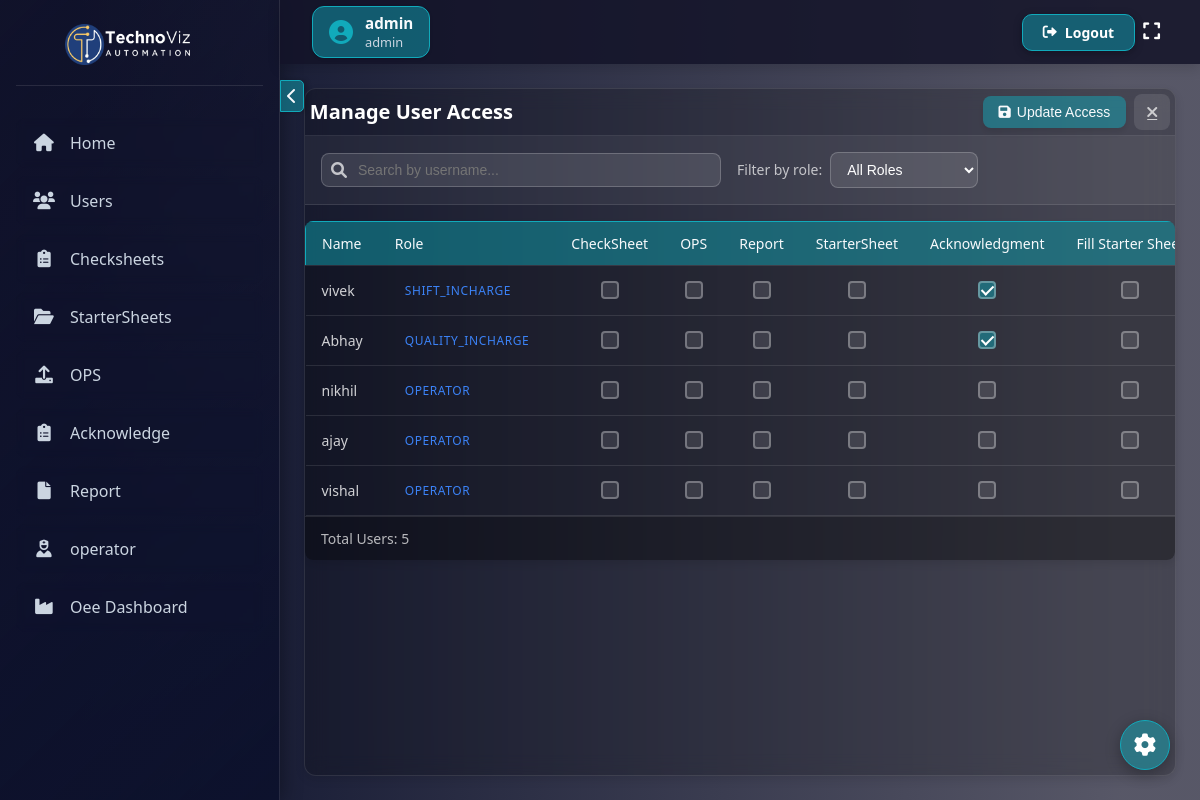
The page /manage-access/ (signed in) on the database its author committed.
### checksheet1/models.py (models this page shows, shortened)
class CustomUser(AbstractUser):
    ROLE_CHOICES = [
        ("admin", "Admin"),
        ("quality_incharge", "Quality Incharge"),
        ("shift_incharge", "Shift Incharge"),
        ("operator", "Operator"),
    ]
    username = models.CharField(max_length=150, unique=False)
    employee_id = models.CharField(max_length=20, unique=True)  # New field
    role = models.CharField(max_length=20, choices=ROLE_CHOICES, default="admin")
    phone_number = models.CharField(max_length=15, blank=True, null=True)
    USERNAME_FIELD = "employee_id"  # Use employee_id for authentication
    REQUIRED_FIELDS = ["username", "email"]  # Keep username for internal use

### checksheet1/views.py (the view, shortened to what this page needs)
# urls.py: path("manage-access/", manage_access, name="manage_access"),
@login_required
@user_passes_test(lambda user: user.role == "admin")  # Only admin can access
def manage_access(request):
    users = User.objects.exclude(role="admin")  # Exclude admin itself
    pages = {
        "all_checksheets": "CheckSheet",
        "upload_poc": "OPS",
        "report": "Report",
        "all_startersheet": "StarterSheet",
        "acknowledgment_list": "Acknowledgment",
        "fill_starter_sheet": "Fill Starter Sheet",
        "fill_checksheet_detail": "Fill CheckSheet",
        "form_request_view": "Request Back Data",
        "home": "Dashboard",
    }
    access_data = PageAccess.objects.filter(user__in=users)
    user_access = {user.id: set() for user in users}
    for access in access_data:
        if access.has_access:
            user_access[access.user.id].add(access.page_name)
    for user in users:
        user.access_pages = user_access.get(user.id, set())
    return render(
        request,
        "checksheet/manage_access.html",
        {
            "users": users,
            "pages": pages,
        },
    )

### checksheet1/context_processors.py (called while the page is built)
def pending_requests_count(request):
    if request.user.is_authenticated and request.user.role == "admin":
        count = PasswordResetRequest.objects.filter(status="pending").count()
        return {"pending_requests_count": count}
    return {}

### checksheet1/templatetags/custom_tags.py (called while the page is built)
@register.filter
def has_page_access(user, page_name):
    if user.is_authenticated and user.role == "admin":
        return True  # Admin has all access
    return PageAccess.objects.filter(
        user=user, page_name=page_name, has_access=True
    ).exists()

### checksheet1/templates/checksheet/manage_access.html (shortened to what this page needs)
{% extends 'checksheet/base.html' %}
{% load static %}
{% block extra_css %}
<link rel="stylesheet" href="{% static 'css/manage_access.css' %}">
{% endblock %}
{% block content %}
<div class="page-container">
    <div class="header">
        <h2 class="page-title">Manage User Access</h2>
        <div class="buttons-container">
            <button type="submit" form="access-form" class="submit-btn">
                <i class="fas fa-save"></i> Update Access
            </button>
            <a href="{% url 'user_list' %}" class="back-button">
                <i class="fas fa-times"></i>
            </a>
        </div>
    </div>
    <div class="search-container">
        <div class="search-input-container">
            <i class="fas fa-search search-icon"></i>
            <input type="text" id="searchInput" class="search-input" placeholder="Search by username...">
        </div>
        <div class="filter-options">
            <span class="filter-label">Filter by role:</span>
            <select id="roleFilter" class="filter-select">
                <option value="">All Roles</option>
            </select>
        </div>
    </div>
    <div class="search-results" id="searchResults"></div>
    <form method="post" id="access-form">
        <div class="table-responsive">
            <table class="access-table">
                <thead>
                    <tr>
                        <th>Name</th>
                        <th>Role</th>
                        {% for key, label in pages.items %}
                            <th>{{ label }}</th>
                        {% endfor %}
                    </tr>
                </thead>
                <tbody>
                    {% for user in users %}
                    <tr>
                        <td class="username">{{ user.username }}</td>
                        <td><span class="role-chip">{{ user.role }}</span></td>
                        {% for key, label in pages.items %}
                        <td style="text-align: center;">
                            <input type="checkbox"
                                    name="access_{{ user.id }}_{{ key }}"
                                    value="1"
                                    {% if key in user.access_pages %} checked {% endif %}>
                        </td>
                        {% endfor %}
                    </tr>
                    {% endfor %}
                </tbody>
            </table>
            <div class="pagination">
                <div class="pagination-info">
                    <span>Total Users: {{ users|length }}</span>
                </div>
            </div>
        </div>
    </form>
</div>
{% endblock %}

### checksheet1/templates/checksheet/base.html (shortened to what this page needs)
<!DOCTYPE html>
<html lang="en">
<head>
    {% load custom_tags %}
    {% load static %}
    <link href="https://cdnjs.cloudflare.com/ajax/libs/font-awesome/6.0.0/css/all.min.css" rel="stylesheet">
    <link rel="stylesheet" href="{% static 'css/base.css' %}">
    {% block extra_css %}
  {% endblock%}
</head>
<body>
    {% if request.user.is_authenticated %}
    <nav class="navbar">
        <div class="navbar-left" style="display: flex; align-items: center;">
            <div class="user-info">
                <i class="fas fa-user-circle"></i>
                <div class="user-details">
                    <span class="user-name">{{ request.user.username }}</span>
                    <span class="user-role">{{ request.user.role|default:"No role" }}</span>
                </div>
            </div>
        </div>
        <a href="{% url 'logout' %}" class="logout-btn">
            <i class="fas fa-sign-out-alt"></i>
            Logout
        </a>
         <button class="fullscreen-btn" onclick="toggleFullScreen()" title="Toggle Full Screen">
                <i class="fas fa-expand"></i>
            </button>
    </nav>
    {% endif %}
    <button class="sidebar-toggle" onclick="toggleSidebar()">
        <i class="fas fa-chevron-left"></i>
    </button>
    <div class="sidebar">
        <div class="sidebar-header">
            <h3>
                <img src="{% static 'images/logo.jpg' %}" alt="Expanded Logo" class="sidebar-logo logo-toggle logo-expanded">
            </h3>
        </div>
        {% if request.user.is_authenticated %}
        {% if request.user|has_page_access:"home" %}
        <a href="{% url 'home' %}"><i class="fas fa-home"></i><span class="sidebar-text">Home</span></a>
        {% endif %}
        {% if request.user|has_page_access:"user_list" %}
        <a href="{% url 'user_list' %}"><i class="fas fa-users"></i><span class="sidebar-text">Users</span></a>
        {% endif %}
        {% if request.user|has_page_access:"all_checksheets" %}
        <a href="{% url 'all_checksheets' %}"><i class="fas fa-clipboard-list"></i><span class="sidebar-text">Checksheets</span></a>
        {% endif %}
        {% if request.user|has_page_access:"all_startersheet" %}
        <a href="{% url 'all_startersheet' %}"><i class="fas fa-folder-open"></i><span class="sidebar-text">StarterSheets</span></a>
        {% endif %}
        {% if request.user|has_page_access:"upload_poc" %}
        <a href="{% url 'upload_poc' %}"><i class="fas fa-upload"></i><span class="sidebar-text">OPS</span></a>
        {% endif %}
        {% if request.user|has_page_access:"acknowledgment_list" %}
        <a href="{% url 'acknowledgment_list' %}"><i class="fas fa-clipboard-list"></i><span class="sidebar-text">Acknowledge</span></a>
        {% endif %}
        {% if request.user|has_page_access:"report" %}
        <a href="{% url 'report' %}"><i class="fas fa-file"></i><span class="sidebar-text">Report</span></a>
        {% endif %}
        <a href="{% url 'operator_dashboard' %}"><i class="fa-solid fa-user-nurse"></i><span class="sidebar-text">operator</span></a>
        <a href="http://abhay188.pythonanywhere.com/"><i class="fa-solid fa-industry"></i><span class="sidebar-text">Oee Dashboard</span></a>
        {% endif %}
    </div>
    <div class="content">
        <div class="content-inner">
            {% block content %}{% endblock %}
        </div>
        <div class="settings-float" id="settingsFloat">
            <i class="fas fa-cog"></i>
        </div>
    </div>
</body>
</html>

### checksheet1/static/css/manage_access.css (style rules this page uses)
.table-responsive { scrollbar-color: #1a1f2694 rgba(255, 255, 255, 0.1); scrollbar-width: thin; }
.page-container { max-width: 1400px; margin: 0 auto; padding: 0; }
.header { display: flex; justify-content: space-between; align-items: center; padding: 0.3rem; margin-bottom: 0; border-bottom: 1px solid rgba(255, 255, 255, 0.1); }
.page-title { color: #ffffff; font-size: 1.25rem; font-weight: 600; }
.table-responsive { overflow-x: auto; width: 100%; background-color: rgba(0, 0, 0, 0.2); border-radius: 8px; box-shadow: 0 4px 10px rgba(0, 0, 0, 0.1); margin-bottom: 1.5rem; }
.access-table { width: 100%; border-collapse: collapse; }
.access-table thead { background: var(--accent-color); border: 1.5px solid var(--accent-color-solid); }
.access-table th { padding: 12px 16px; text-align: left; font-weight: 500; color: var(--text-light); font-size: 0.875rem; border-bottom: 1px solid rgba(255, 255, 255, 0.1); white-space: nowrap; }
.access-table td { padding: 12px 16px; text-align: left; border-bottom: 1px solid rgba(255, 255, 255, 0.1); color: rgba(255, 255, 255, 0.8); font-size: 0.875rem; font-weight: 400; vertical-align: middle; }
.access-table input[type="checkbox"] { appearance: none; -webkit-appearance: none; width: 18px; height: 18px; background-color: rgba(255, 255, 255, 0.1); border: 2px solid rgba(255, 255, 255, 0.3); border-radius: 4px; cursor: pointer; position: relative; transition: all 0.2s ease; margin: 0 auto; display: block; }
.access-table input[type="checkbox"]:checked { background-color: var(--accent-color); }
.access-table input[type="checkbox"]:checked::after { content: ''; position: absolute; left: 4px; top: 0px; width: 5px; height: 10px; border: solid white; border-width: 0 2px 2px 0; transform: rotate(45deg); }
.submit-btn { display: inline-flex; align-items: center; background: var(--accent-color); color: var(--text-light); padding: 8px 16px; border-radius: 8px; font-size: 0.875rem; font-weight: 500; border: none; cursor: pointer; box-shadow: 0 4px 6px rgba(0, 0, 0, 0.1); transition: all 0.3s ease; text-decoration: none; }
.submit-btn i { margin-right: 6px; }
.back-button { display: inline-flex; align-items: center; justify-content: center; width: 36px; height: 36px; border-radius: 8px; background-color: rgba(255, 255, 255, 0.1); color: rgba(255, 255, 255, 0.7); border: none; cursor: pointer; transition: all 0.2s; }
.username { font-weight: 500; color: #ffffff; }
.role-chip { display: inline-flex; padding: 4px 10px; border-radius: 9999px; font-size: 0.75rem; font-weight: 500; color: #3b82f6; text-transform: uppercase; letter-spacing: 0.05em; max-width: 100%; white-space: nowrap; overflow: hidden; text-overflow: ellipsis; }
.pagination { display: flex; justify-content: space-between; align-items: center; padding: 12px 16px; background-color: rgba(0, 0, 0, 0.2); border-top: 1px solid rgba(255, 255, 255, 0.1); font-size: 0.875rem; color: rgba(255, 255, 255, 0.7); border-bottom-left-radius: 8px; border-bottom-right-radius: 8px; }
.content-inner { background: rgba(0, 0, 0, 0.2); border-radius: 0.75rem; box-shadow: 0 4px 10px rgba(0, 0, 0, 0.1); padding: 0 !important; height: 100%; }
.buttons-container { display: flex; gap: 8px; align-items: center; flex-wrap: wrap; }
.search-container { display: flex; align-items: center; padding: 1rem 1rem; background-color: rgba(255, 255, 255, 0.05); border-bottom: 1px solid rgba(255, 255, 255, 0.1); }
.search-input-container { position: relative; max-width: 400px; width: 100%; }
.search-input { width: 100%; padding: 8px 16px; padding-left: 36px; border: 1px solid rgba(255, 255, 255, 0.2); border-radius: 8px; font-size: 0.875rem; color: #ffffff; background-color: rgba(255, 255, 255, 0.1); }
.search-icon { position: absolute; left: 10px; top: 50%; transform: translateY(-50%); color: rgba(255, 255, 255, 0.7); }
.filter-options { display: flex; align-items: center; margin-left: 16px; gap: 8px; }
.filter-label { font-size: 0.875rem; color: rgba(255, 255, 255, 0.7); }
.filter-select { padding: 8px 12px; border: 1px solid rgba(255, 255, 255, 0.2); border-radius: 8px; font-size: 0.875rem; color: #ffffff; background-color: rgba(255, 255, 255, 0.1); }
.filter-select option { background: #1e293b; color: #ffffff; }
.search-results { padding: 8px 16px; color: rgba(255, 255, 255, 0.7); font-size: 0.875rem; }

### rows shown on the page
CustomUser: user.username "admin", user.role "admin"
CustomUser: username "vivek", role "SHIFT_INCHARGE", id "☑"
CustomUser: username "Abhay", role "QUALITY_INCHARGE", id "☑"
CustomUser: username "nikhil", role "OPERATOR"
CustomUser: username "ajay", role "OPERATOR"
CustomUser: username "vishal", role "OPERATOR"

### other values the page prints
{{ label }} "CheckSheet" "OPS" "Report" "StarterSheet" "Acknowledgment" "Fill Starter…"
{{ users|length }} "5"
